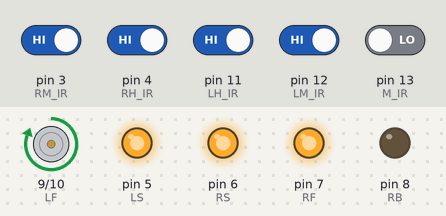
A sketch run on a simulated Arduino Uno, built with avr-gcc and run on an emulated ATmega328P. On the bench: motor-driver pin pairs drawn as motors (green arrow = first pin HIGH = forward, orange = second pin HIGH = backward, longer = more drive), output pins drawn as LEDs (lit = HIGH). The test bench sets the inputs (shaded band); at power-on: pin 3 (RM_IR), pin 4 (RH_IR), pin 11 (LH_IR), pin 12 (LM_IR) HIGH, pin 13 (M_IR) LOW.

Above: at 1.2 s.
1.3 s: pin 3 (RM_IR) driven LOW and pin 13 (M_IR) driven HIGH
At 1.6 s:
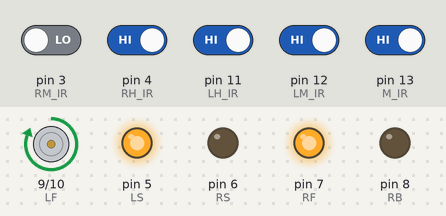
2.8 s: pin 4 (RH_IR) driven LOW
At 3.9 s:
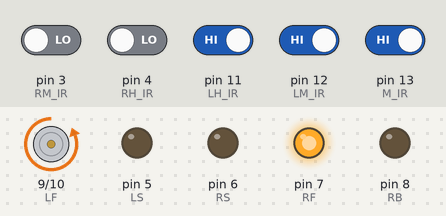
4.3 s: pin 13 (M_IR) driven LOW
At 5.1 s:
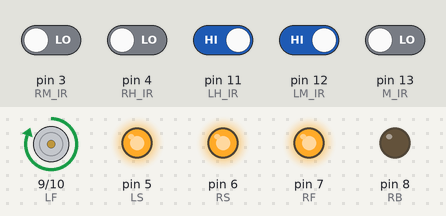
5.8 s: pin 13 (M_IR) driven HIGH
At 6.2 s:
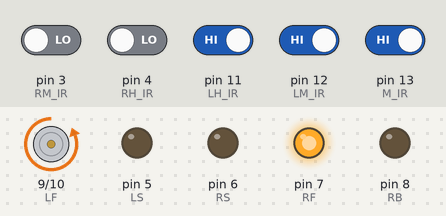
Timing chart, 0 to 8.3 s (numbered marks = the images above; inputs shaded):
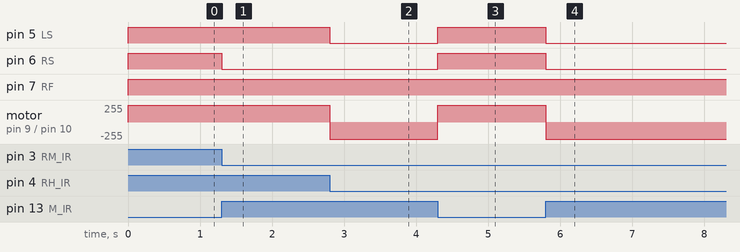

Measured:
- after the input at 1.3 s, pin 6 (RS): HIGH → LOW at once
- after the input at 2.8 s, pin 5 (LS): HIGH → LOW at once; motor on pin 9 (LF) / pin 10 (LB): forward 255/255 → backward 255/255 at once
- after the input at 4.3 s, pin 5 (LS), pin 6 (RS): LOW → HIGH at once; motor on pin 9 (LF) / pin 10 (LB): backward 255/255 → forward 255/255 at once
- after the input at 5.8 s, pin 5 (LS), pin 6 (RS): HIGH → LOW at once; motor on pin 9 (LF) / pin 10 (LB): forward 255/255 → backward 255/255 at once

The sketch:

Line-Follower.ino
```cpp
// Motor Connections
const int RF =  7;     // Left Forward
const int RS =  6;     // Left Speed
const int RB =  8;     // Left Backward
const int LF =  9;     // Right Forward
const int LS =  5;     // Right Speed
const int LB =  10;     // Right Backward

// IR Array Connections
const int LH_IR = 11;    // Very Left IR
const int LM_IR = 12;    // Slight Left IR
const int M_IR  = 13;    // Middle IR
const int RM_IR = 3;    // Slight Right IR
const int RH_IR = 4;    // Very Right IR

// IR Value containers
int LH_V;
int LM_V;
int M_V;
int RM_V;
int RH_V;

//Motor Speed Values
const int Max = 255; //Maximum Speed
const int TurnSensitivity = 0.72; // Speed = k * Wobble
int TurnSpeed; // Speed of non-dominant side when turning


void setup() {
  // put your setup code here, to run once:
  pinMode(LF , OUTPUT);
  pinMode(LB , OUTPUT);
  pinMode(LS , OUTPUT);
  pinMode(RF , OUTPUT);
  pinMode(RB , OUTPUT);
  pinMode(RS , OUTPUT);
  // TurnSpeed = TurnSensitivity * Max; Use with Gyro and Maths to caluclate on the run | Code for Gyro to be added soon
  // TurnSpeed = 115; Use to manually set in case of use without sensors
}

void loop() {
  // put your main code here, to run repeatedly:
  LH_V = digitalRead(LH_IR);
  LM_V = digitalRead(LM_IR);
  M_V  = digitalRead(M_IR );
  RM_V = digitalRead(RM_IR);
  RH_V = digitalRead(RH_IR); // 0 means Black

  if (M_V == 1) {                         // Middle sensor is not on track
    if (LM_V == 0) {                      // Slight Left IR is on track
      while(M_V != 0 && LH_V != 0) {      // Turn slighly left until middles sensor is back on track or car has offshooted
        forward(TurnSpeed, Max);
        M_V = digitalRead(M_IR);
        LH_V = digitalRead(LH_IR);
      }
    }
    if (RM_V == 0) {                      // Slight Right IR is on track
      while(M_V != 0 && RH_V != 0) {      // Turn slighly right until middles sensor is back on track or car has offshooted
        forward(Max, TurnSpeed);
        M_V = digitalRead(M_IR);
        RH_V = digitalRead(RH_IR);
      }
    }
    if (LH_V == 0) {                      // Very Left IR is on track
      while(M_V != 0) {                   // Rotate left at TurnSpeed until middles sensor is back on track
        left(TurnSpeed, TurnSpeed);
        M_V = digitalRead(M_IR);
      }
    }
    if (RH_V == 0) {                      // Very Right IR is on track
      while(M_V != 0) {                   // Rotate right at TurnSpeed speed until middles sensor is back on track
        right(TurnSpeed, TurnSpeed);
        M_V = digitalRead(M_IR);
      }
    }
  }
  forward(Max, Max);                      // Go forward once all errors have been corrected
}

void forward(int L_Speed, int R_Speed) {
  analogWrite(LS, L_Speed);
  analogWrite(RS, R_Speed);
  digitalWrite(LF , HIGH);
  digitalWrite(LB , LOW);
  digitalWrite(RF , HIGH);
  digitalWrite(RB , LOW);
}

void backward(int L_Speed, int R_Speed) {
  analogWrite(LS, L_Speed);
  analogWrite(RS, R_Speed);
  digitalWrite(LF , LOW);
  digitalWrite(LB , HIGH);
  digitalWrite(RF , LOW);
  digitalWrite(RB , HIGH);
}

void left(int L_Speed, int R_Speed) {
  analogWrite(LS, L_Speed);
  analogWrite(RS, R_Speed);
  digitalWrite(LF , HIGH);
  digitalWrite(LB , LOW);
  digitalWrite(RF , LOW);
  digitalWrite(RB , HIGH);
}

void right(int L_Speed, int R_Speed) {
  analogWrite(LS, L_Speed);
  analogWrite(RS, R_Speed);
  digitalWrite(LF , LOW);
  digitalWrite(LB , HIGH);
  digitalWrite(RF , HIGH);
  digitalWrite(RB , LOW);
}
```
